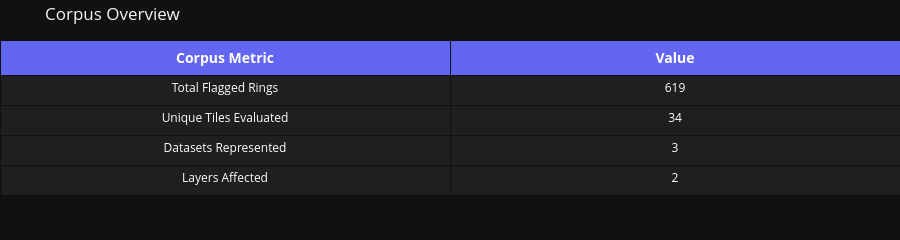

This figure's notebook cell:
### Markdown cell above
## 1. Corpus Validation & Data Ingestion

To ensure reproducibility, we ingest the classified geometry rings extracted from the Phase 2 corpus (294 tiles across OpenMapTiles, OpenFreeMap, and CARTO Streets) alongside the structured benchmark outputs from the Phase 2 step 5 evaluation.

### Code cell
# File Paths (relative to the analysis/ directory)
csv_path = 'self-intersection-rings.csv'
json_path = 'self-intersection-rings.json'
legacy_bench = '../artifacts/step5-benchmark-legacy.jsonl'
after_bench = '../artifacts/step5-benchmark-after.jsonl'
disabled_bench = '../artifacts/step5-benchmark-disabled.jsonl'

# Ingest Geometry Data
df_csv = pd.read_csv(csv_path)
with open(json_path, 'r') as f:
    rings_json = json.load(f)

# Integrity Check
assert len(df_csv) == len(rings_json), "Data mismatch: CSV and JSON counts differ."
print(f"✅ Data integrity verified: {len(rings_json)} flagged geometry rings loaded successfully.")

# Overview Table
overview_df = pd.DataFrame([
    {"Metric": "Total Flagged Rings", "Value": str(len(rings_json))},
    {"Metric": "Unique Tiles Evaluated", "Value": str(len(df_csv['tile'].unique()))},
    {"Metric": "Datasets Represented", "Value": str(len(df_csv['dataset'].unique()))},
    {"Metric": "Layers Affected", "Value": str(len(df_csv['layer'].unique()))}
])

fig_table = go.Figure(data=[go.Table(
    header=dict(values=["<b>Corpus Metric</b>", "<b>Value</b>"], fill_color='#6366f1', font=dict(color='white', size=14)),
    cells=dict(values=[overview_df.Metric, overview_df.Value], fill_color='#1f1f1f', font=dict(color='white', size=12), height=30)
)])
fig_table.update_layout(title="Corpus Overview", height=220, margin=dict(l=0, r=0, t=40, b=0))
fig_table.show()

### Figure 1 — Plotly figure (JSON) as saved in the notebook; plotly's stock layout.template omitted (floating-point values rounded to 4 significant figures)
{"data": [{"cells": {"fill": {"color": "#1f1f1f"}, "font": {"color": "white", "size": 12}, "height": 30, "values": [["Total Flagged Rings", "Unique Tiles Evaluated", "Datasets Represented", "Layers Affected"], ["619", "34", "3", "2"]]}, "header": {"fill": {"color": "#6366f1"}, "font": {"color": "white", "size": 14}, "values": ["<b>Corpus Metric</b>", "<b>Value</b>"]}, "type": "table"}], "layout": {"height": 220, "margin": {"b": 0, "l": 0, "r": 0, "t": 40}, "title": {"text": "Corpus Overview"}}}
